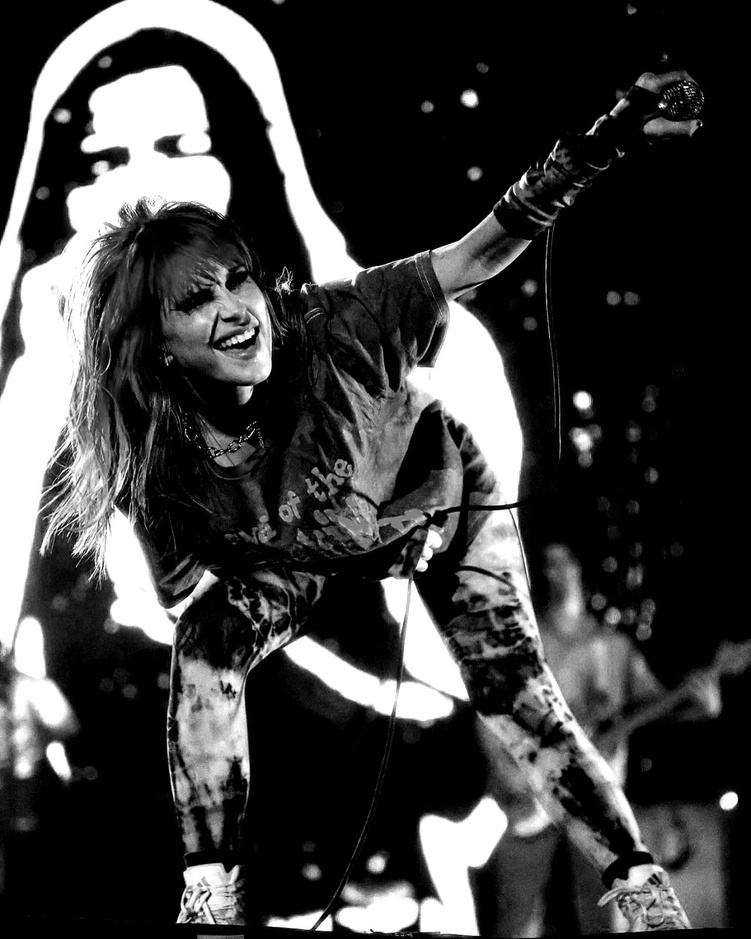
#> input picture punya orang/W3/W3/images/paramore2.jpg, 751 x 939 px, shrunk from 1280 x 1600 before the run
$ jupyter execute 'Task1 kedua.ipynb'
#> lines starting #> are read from the running program, lines starting #| are printed output that depends on the picture
[cell 1]
import cv2
import matplotlib.pyplot as plt
import numpy as np

[cell 2]
def histogram_specification(img, target_hist):
    hist, bins = np.histogram(img.ravel(), 256, [0,256])
    cdf = hist.cumsum()
    cdf = 255 * cdf / cdf[-1]
    new_img = np.interp(img.ravel(), bins[:-1], cdf).reshape(img.shape)
    return new_img

[cell 3]
# Contoh target histogram
target_hist = np.zeros(256)
target_hist[0:50] = np.linspace(0,255,50)
target_hist[50:100] = 255
target_hist[100:] = np.linspace(255,0,156)

[cell 4]
# Baca gambar dengan mode grayscale
img = cv2.imread('images/paramore2.jpg', 0)
#> img is the input picture: shape (939, 751); min 0, max 255, mean 63.3

[cell 5]
# Aplikasikan histogram specification atau histogram equalization
new_img = histogram_specification(img, target_hist) # atau histogram_equalization(img)
#> in histogram_specification, `hist, bins = np.histogram(img.ravel(), 256, [0,256])`: hist = 256 values, max 309849 at index 0, min 369 at index 237, mean 2754.6; bins = 257 values from 0 to 256
#> in histogram_specification, `cdf = hist.cumsum()`: cdf = 256 values from 309849 to 705189
#> in histogram_specification, `cdf = 255 * cdf / cdf[-1]`: cdf = 256 values from 112 to 255
#> in histogram_specification, `new_img = np.interp(img.ravel(), bins[:-1], cdf).reshape(img.shape)`:
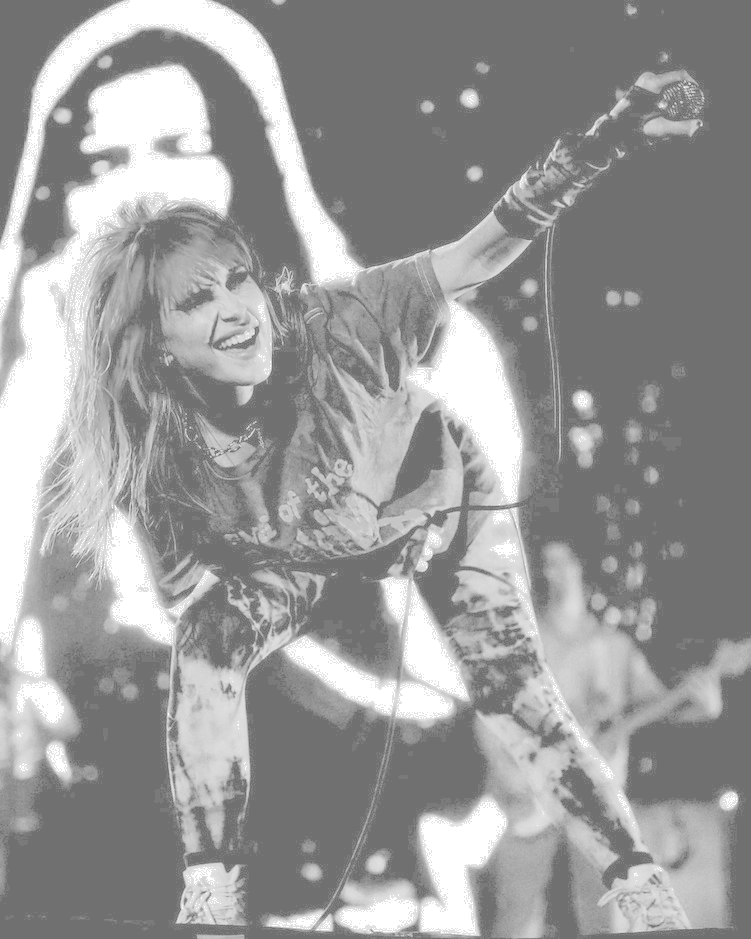
#> new_img: shape (939, 751) float64; min 112, max 255, mean 153.9

[cell 6]
# Tampilkan histogram asli dan histogram baru
plt.subplot(2,1,1)
plt.hist(img.ravel(), 256, [0,256])
plt.subplot(2,1,2)
plt.hist(new_img.ravel(), 256, [0,256])
plt.show()
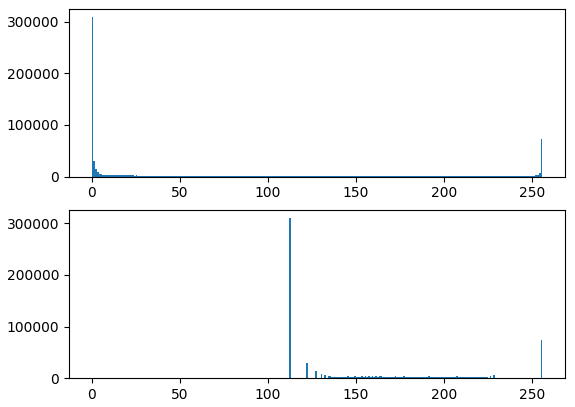
#> figure drawn by matplotlib, 2 panels; panel 1: tallest bar 309849 high, from x = 0 to 1; panel 2: tallest bar 309849 high, from x = 112 to 113

[cell 7]
# Tampilkan gambar asli dan gambar baru
plt.subplot(2,1,1)
plt.imshow(img, cmap='gray')
plt.subplot(2,1,2)
plt.imshow(new_img, cmap='gray')
plt.show()
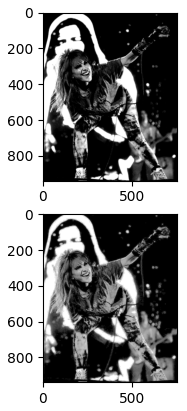
#> figure drawn by matplotlib, 2 panels

[cell 8]
def histogram_equalization(img):
    hist, bins = np.histogram(img.ravel(), 256, [0,256])
    cdf = hist.cumsum()
    cdf = 255 * cdf / cdf[-1]
    new_img = np.interp(img.ravel(), bins[:-1], cdf).reshape(img.shape)
    return new_img

[cell 9]
# Contoh target histogram
target_hist = np.zeros(256)
target_hist[0:50] = np.linspace(0,255,50)
target_hist[50:100] = 255
target_hist[100:] = np.linspace(255,0,156)

[cell 10]
# Baca gambar dengan mode grayscale
img1 = cv2.imread('images/paramore2.jpg', 0)

[cell 11]
# Aplikasikan histogram specification atau histogram equalization
new_img1 = histogram_specification(img1, target_hist) # atau histogram_equalization(img)

$ run again, with punya orang/W3/W3/images/alext.jpg copied over punya orang/W3/W3/images/paramore2.jpg
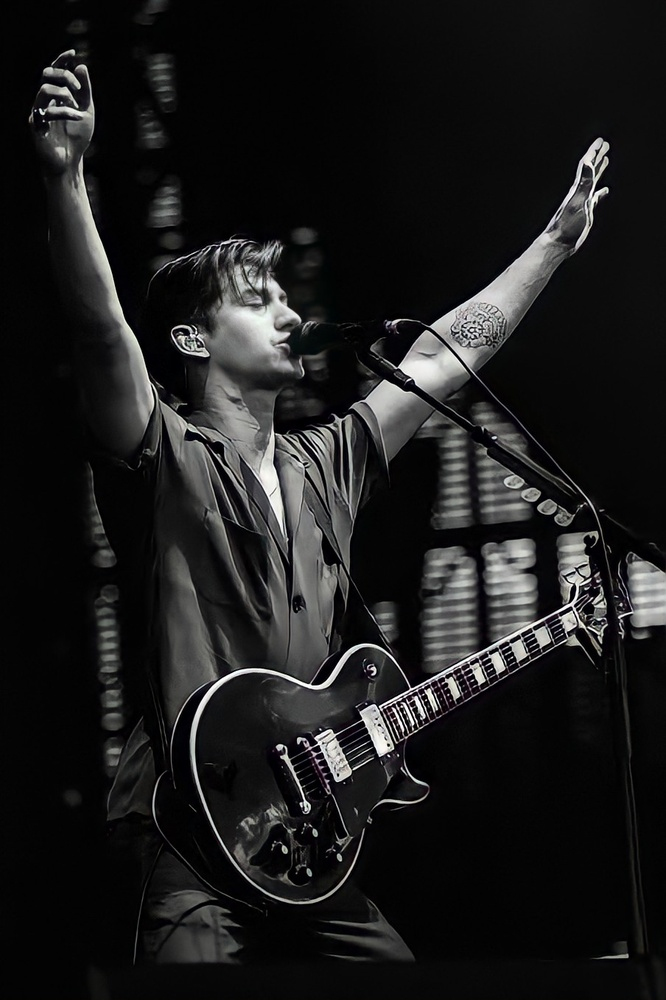
#> input picture punya orang/W3/W3/images/alext.jpg, 666 x 1000 px, shrunk from 904 x 1358 before the run
#> hist = 256 values, max 120244 at index 3, min 44 at index 249, mean 2601.6; bins = 257 values from 0 to 256
#> in histogram_specification, `cdf = hist.cumsum()`: cdf = 256 values from 9684 to 666000
#> in histogram_specification, `cdf = 255 * cdf / cdf[-1]`: cdf = 256 values from 3.71 to 255
#> in histogram_specification, `new_img = np.interp(img.ravel(), bins[:-1], cdf).reshape(img.shape)`:
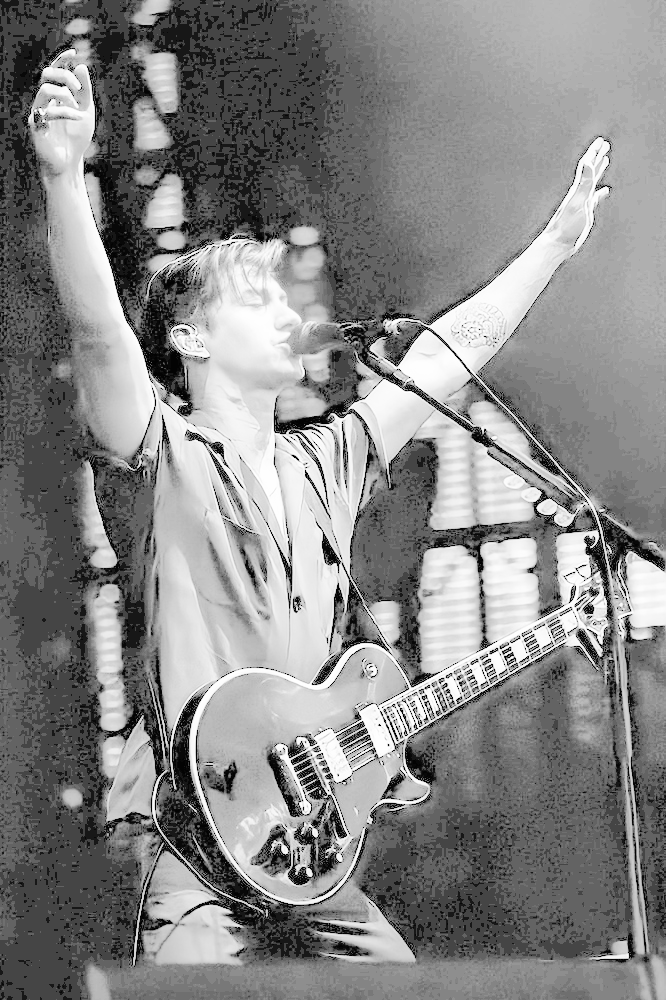
#> new_img: shape (1000, 666) float64; min 3.71, max 255, mean 135.4
#> `plt.show()`:
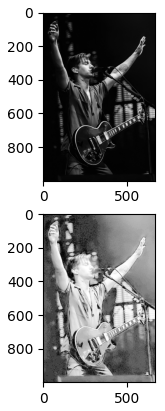
#> figure drawn by matplotlib, 2 panels
